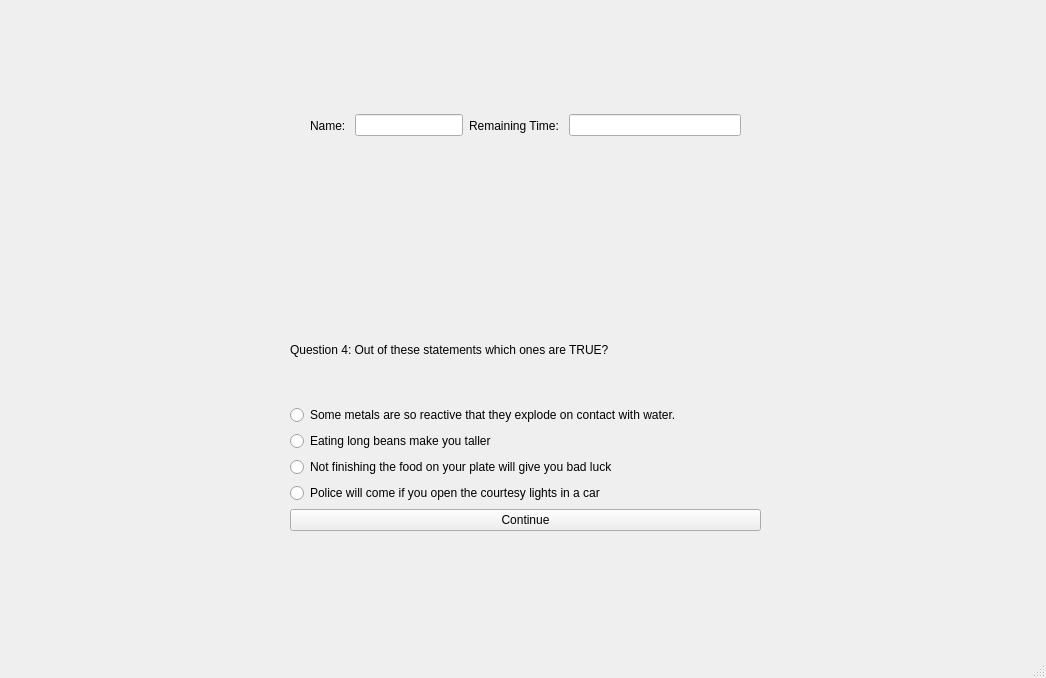
<?xml version="1.0" encoding="UTF-8"?>
<ui version="4.0">
 <class>ques4</class>
 <widget class="QMainWindow" name="ques4">
  <property name="geometry">
   <rect>
    <x>0</x>
    <y>0</y>
    <width>1046</width>
    <height>678</height>
   </rect>
  </property>
  <property name="windowTitle">
   <string>Question 4</string>
  </property>
  <widget class="QWidget" name="centralwidget">
   <widget class="QWidget" name="verticalLayoutWidget">
    <property name="geometry">
     <rect>
      <x>290</x>
      <y>300</y>
      <width>471</width>
      <height>231</height>
     </rect>
    </property>
    <layout class="QVBoxLayout" name="verticalLayout">
     <item>
      <widget class="QLabel" name="label">
       <property name="text">
        <string>Question 4: Out of these statements which ones are TRUE?</string>
       </property>
      </widget>
     </item>
     <item>
      <widget class="QRadioButton" name="R1">
       <property name="text">
        <string>Some metals are so reactive that they explode on contact with water.</string>
       </property>
      </widget>
     </item>
     <item>
      <widget class="QRadioButton" name="R2">
       <property name="text">
        <string>Eating long beans make you taller</string>
       </property>
      </widget>
     </item>
     <item>
      <widget class="QRadioButton" name="R3">
       <property name="text">
        <string>Not finishing the food on your plate will give you bad luck</string>
       </property>
      </widget>
     </item>
     <item>
      <widget class="QRadioButton" name="R4">
       <property name="text">
        <string>Police will come if you open the courtesy lights in a car</string>
       </property>
      </widget>
     </item>
     <item>
      <widget class="QPushButton" name="B1">
       <property name="text">
        <string>Continue</string>
       </property>
      </widget>
     </item>
    </layout>
   </widget>
   <widget class="QWidget" name="horizontalLayoutWidget">
    <property name="geometry">
     <rect>
      <x>310</x>
      <y>70</y>
      <width>431</width>
      <height>111</height>
     </rect>
    </property>
    <layout class="QHBoxLayout" name="horizontalLayout">
     <item>
      <widget class="QLabel" name="label_3">
       <property name="text">
        <string>Name: </string>
       </property>
      </widget>
     </item>
     <item>
      <widget class="QLineEdit" name="T1">
       <property name="sizePolicy">
        <sizepolicy hsizetype="Preferred" vsizetype="Fixed">
         <horstretch>0</horstretch>
         <verstretch>0</verstretch>
        </sizepolicy>
       </property>
      </widget>
     </item>
     <item>
      <widget class="QLabel" name="label_4">
       <property name="text">
        <string>Remaining Time: </string>
       </property>
      </widget>
     </item>
     <item>
      <widget class="QLineEdit" name="T2"/>
     </item>
    </layout>
   </widget>
  </widget>
  <widget class="QMenuBar" name="menubar">
   <property name="geometry">
    <rect>
     <x>0</x>
     <y>0</y>
     <width>1046</width>
     <height>26</height>
    </rect>
   </property>
  </widget>
  <widget class="QStatusBar" name="statusbar"/>
 </widget>
 <resources/>
 <connections/>
</ui>
